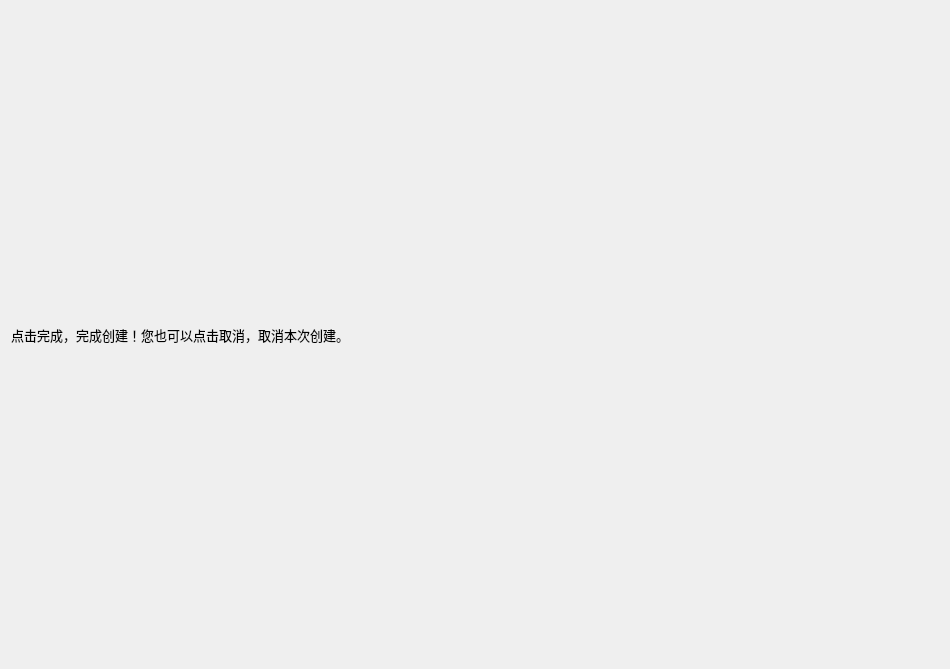
<?xml version="1.0" encoding="UTF-8"?>
<ui version="4.0">
 <class>ConfirmPage</class>
 <widget class="QWizardPage" name="ConfirmPage">
  <property name="geometry">
   <rect>
    <x>0</x>
    <y>0</y>
    <width>950</width>
    <height>669</height>
   </rect>
  </property>
  <property name="windowTitle">
   <string>WizardPage</string>
  </property>
  <layout class="QGridLayout" name="gridLayout">
   <item row="0" column="0">
    <layout class="QVBoxLayout" name="verticalLayout">
     <item>
      <widget class="QLabel" name="label">
       <property name="font">
        <font>
         <pointsize>10</pointsize>
        </font>
       </property>
       <property name="text">
        <string>点击完成，完成创建！您也可以点击取消，取消本次创建。</string>
       </property>
      </widget>
     </item>
    </layout>
   </item>
  </layout>
 </widget>
 <resources/>
 <connections/>
</ui>
